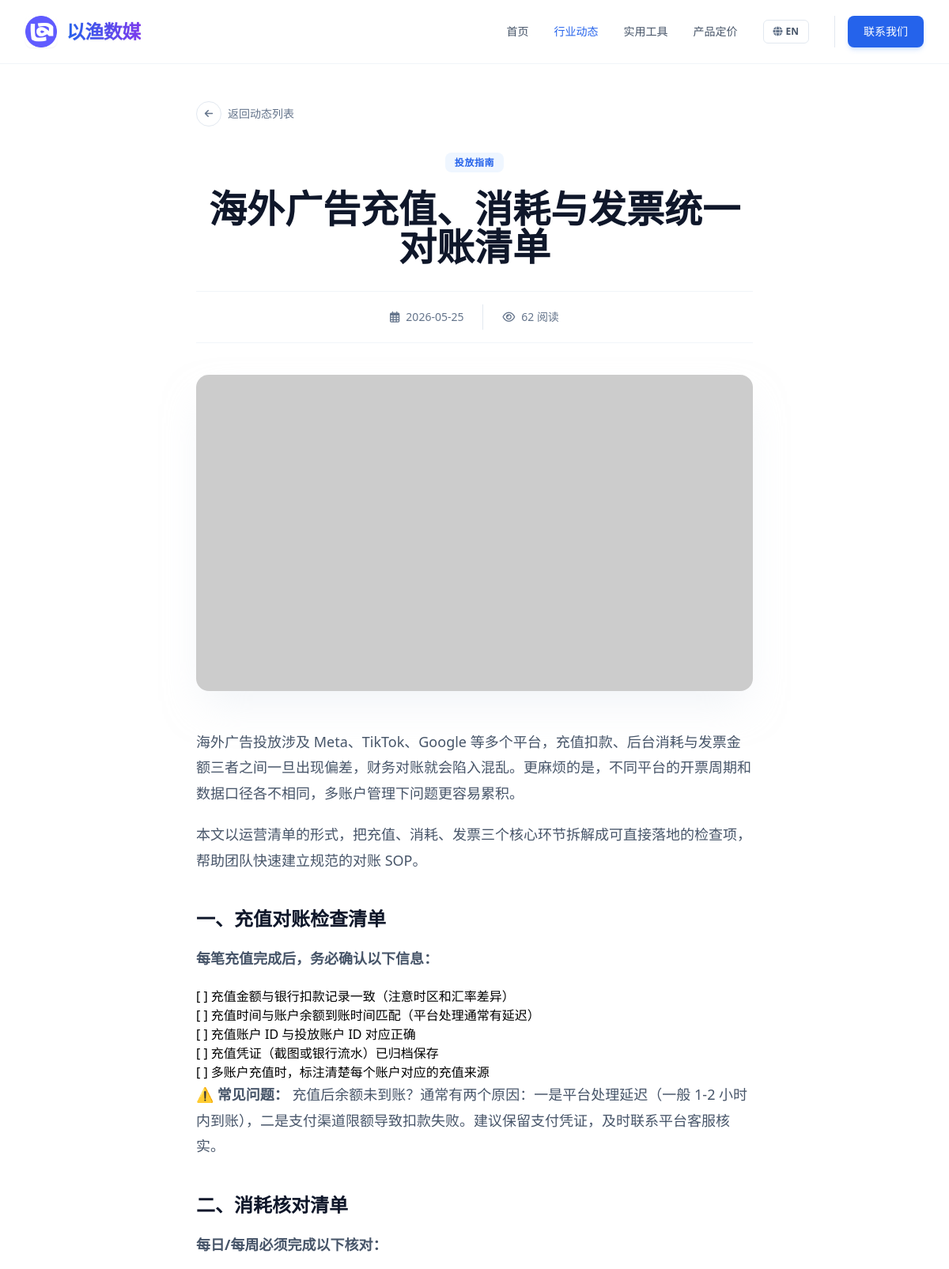
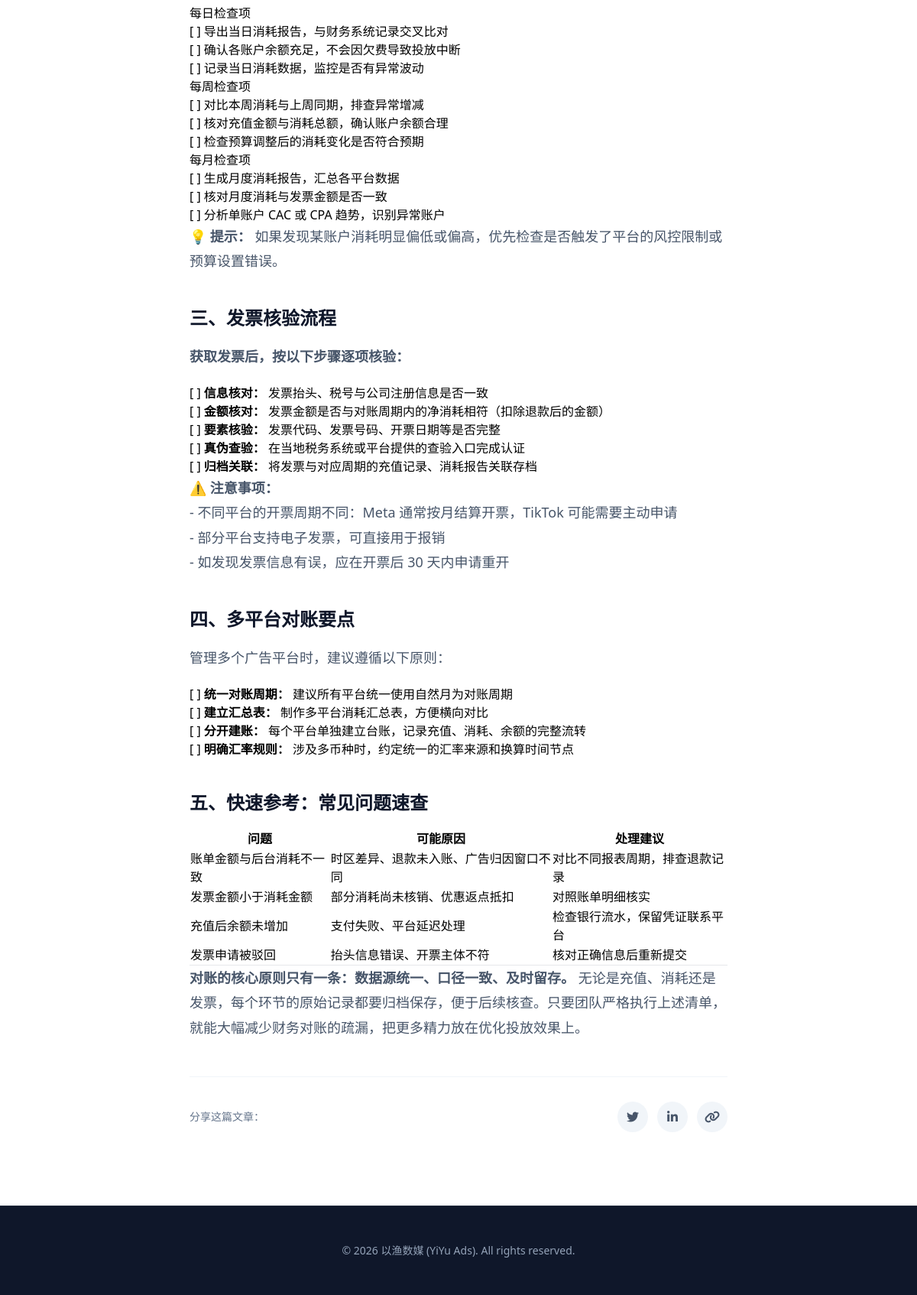
Page /article/95 on the committed database (2 pictures, top to bottom).
### tables this page shows
CREATE TABLE articles (
            id INTEGER PRIMARY KEY AUTOINCREMENT,
            category_id TEXT NOT NULL,
            title TEXT NOT NULL,
            summary TEXT NOT NULL,
            content TEXT NOT NULL,
            date TEXT NOT NULL,
            views INTEGER DEFAULT 0,
            image TEXT NOT NULL
        , seo_keywords TEXT DEFAULT '', seo_score INTEGER DEFAULT 0, title_en TEXT DEFAULT '', summary_en TEXT DEFAULT '', content_en TEXT DEFAULT '', title_vi TEXT DEFAULT "", summary_vi TEXT DEFAULT "", content_vi TEXT DEFAULT "");

### app.py (the view)
@app.route('/article/<int:article_id>')
def article_detail(article_id):
    db = get_db()
    cur = db.cursor()
    cur.execute('SELECT * FROM articles WHERE id = ?', (article_id,))
    article = cur.fetchone()
    if article is None:
        return "Article not found", 404
    return render_template('article_detail.html', article=dict(article))

### app.py (called while the page is built)
def get_db():
    db = getattr(g, '_database', None)
    if db is None:
        db = g._database = sqlite3.connect(DB_PATH)
        db.row_factory = sqlite3.Row
    return db

@app.teardown_appcontext
def close_connection(exception):
    db = getattr(g, '_database', None)
    if db is not None:
        db.close()

@app.after_request
def add_header(response):
    response.headers["Cache-Control"] = "no-cache, no-store, must-revalidate"
    response.headers["Pragma"] = "no-cache"
    response.headers["Expires"] = "0"
    response.headers['Cache-Control'] = 'public, max-age=0'
    return response

### templates/article_detail.html (shortened to what this page needs)
<!DOCTYPE html>
<html lang="zh-CN" x-data="appData()">
<head>
    <script src="https://cdn.tailwindcss.com"></script>
    <link href="https://cdnjs.cloudflare.com/ajax/libs/font-awesome/6.0.0/css/all.min.css" rel="stylesheet">
</head>
<body class="font-sans antialiased bg-white">
    <nav class="fixed w-full z-50 transition-all duration-300 bg-white/90 backdrop-blur-md border-b border-slate-100">
        <div class="max-w-7xl mx-auto px-4 sm:px-6 lg:px-8">
            <div class="flex justify-between h-20 items-center">
                <a href="/" class="flex-shrink-0 flex items-center gap-3 group">
                    <img src="{{ url_for('static', filename='images/logo.png') }}" alt="Logo" class="w-10 h-10 rounded-lg object-cover shadow-sm group-hover:shadow-md transition-shadow duration-300" onerror="this.src='https://ui-avatars.com/api/?name=YY&background=0D8ABC&color=fff'">
                    <span class="font-extrabold text-2xl tracking-tight bg-clip-text text-transparent bg-gradient-to-r from-blue-600 to-violet-600 drop-shadow-sm">以渔数媒</span>
                </a>
                <div class="hidden md:flex space-x-8 items-center">
                    <a href="/" class="text-sm font-medium text-slate-600 hover:text-blue-600 transition-colors" x-text="t[lang].nav.home">首页</a>
                    <a href="/articles" class="text-sm font-medium text-blue-600 transition-colors" x-text="t[lang].nav.articles">行业动态</a>
                                        <a href="/tools" class="text-sm font-medium text-slate-600 hover:text-blue-600 transition-colors" x-text="t[lang].nav.tools">实用工具</a>
<a href="/pricing" class="text-sm font-medium text-slate-600 hover:text-blue-600 transition-colors" x-text="t[lang].nav.pricing">产品定价</a>
                    <button @click="toggleLang()" class="flex items-center space-x-1 px-3 py-1.5 rounded-md border border-slate-200 hover:border-blue-400 hover:bg-slate-50 transition-all">
                        <i class="fas fa-globe text-slate-500 text-xs"></i>
                        <span class="text-xs font-bold text-slate-600" x-text="lang === 'zh' ? 'EN' : '中'"></span>
                    </button>
                    <div class="flex items-center gap-3 pl-4 border-l border-slate-200">
                        <a href="https://t.me/yiyiyiads" target="_blank" class="px-5 py-2.5 rounded-lg bg-blue-600 text-white text-sm font-medium hover:bg-blue-700 transition-all shadow-md shadow-blue-500/20" x-text="t[lang].nav.contact">联系我们</a>
                    </div>
                </div>
            </div>
        </div>
    </nav>
    <main class="pt-32 pb-24">
        <div class="max-w-3xl mx-auto px-4 sm:px-6 lg:px-8 mb-8">
            <a href="/articles" class="inline-flex items-center gap-2 text-sm font-medium text-slate-500 hover:text-blue-600 transition-colors group">
                <div class="w-8 h-8 rounded-full border border-slate-200 flex items-center justify-center group-hover:border-blue-500 group-hover:bg-blue-50 transition-all">
                    <i class="fas fa-arrow-left text-xs group-hover:-translate-x-0.5 transition-transform"></i>
                </div>
                <span x-text="t[lang].back">返回动态列表</span>
            </a>
        </div>
        <article class="max-w-3xl mx-auto px-4 sm:px-6 lg:px-8">
            <header class="mb-10 text-center">
                <div class="mb-6">
                    <span class="px-3 py-1 bg-blue-50 text-blue-600 text-xs font-bold rounded-lg uppercase tracking-wider">
                        <span x-show="lang === 'zh'">
                            {% if article.category_id == 'news' %}官方公告
                            {% elif article.category_id == 'insight' %}行业洞察
                            {% elif article.category_id == 'guide' %}投放指南
                            {% elif article.category_id == 'update' %}产品更新
                            {% else %}资讯{% endif %}
                        </span>
                    </span>
                </div>
                <h1 class="text-3xl md:text-4xl lg:text-5xl font-extrabold text-slate-900 leading-tight mb-8">
                    <span x-show="lang === 'zh'">{{ article.get('title', '') }}</span>
                </h1>
                <div class="flex items-center justify-center gap-6 text-sm text-slate-500 border-t border-b border-slate-100 py-4">
                    <div class="flex items-center gap-2">
                        <i class="far fa-calendar-alt"></i>
                        <span>{{ article.date }}</span>
                    </div>
                    <div class="flex items-center gap-2">
                        <i class="far fa-eye"></i>
                        <span><span id="article-view-count" data-article-id="{{ article.id }}" data-base-views="{{ article.views }}">{{ article.views }}</span> <span x-text="t[lang].reads">阅读</span></span>
                    </div>
                </div>
            </header>
            <div class="rounded-2xl overflow-hidden mb-12 shadow-2xl shadow-slate-200/50">
                <img src="{{ article.image }}" alt="Featured Image" class="w-full h-[400px] object-cover">
            </div>
            <div class="prose max-w-none" x-show="lang === 'zh'">
                {{ article.get('content', '') | markdown | safe }}
            </div>
            <div class="mt-12 pt-8 border-t border-slate-100 flex items-center justify-between">
                <div class="text-sm font-medium text-slate-500" x-text="t[lang].share">分享这篇文章：</div>
                <div class="flex gap-3">
                    <button class="w-10 h-10 rounded-full bg-slate-100 flex items-center justify-center text-slate-600 hover:bg-[#1DA1F2] hover:text-white transition-colors">
                        <i class="fab fa-twitter"></i>
                    </button>
                    <button class="w-10 h-10 rounded-full bg-slate-100 flex items-center justify-center text-slate-600 hover:bg-[#0077B5] hover:text-white transition-colors">
                        <i class="fab fa-linkedin-in"></i>
                    </button>
                    <button class="w-10 h-10 rounded-full bg-slate-100 flex items-center justify-center text-slate-600 hover:bg-[#00B489] hover:text-white transition-colors">
                        <i class="fas fa-link"></i>
                    </button>
                </div>
            </div>
        </article>
    </main>
    <footer class="bg-slate-900 py-12 border-t border-slate-800">
        <div class="max-w-7xl mx-auto px-4 sm:px-6 lg:px-8 text-center">
            <p class="text-slate-400 text-sm">
                &copy; 2026 以渔数媒 (YiYu Ads). All rights reserved.
            </p>
        </div>
    </footer>
</body>
</html>

### templates/article_detail.html (style rules this page uses)
.prose h2 { color: #0f172a; font-weight: 700; font-size: 1.5rem; margin-top: 2.5rem; margin-bottom: 1rem; }
.prose p { color: #475569; line-height: 1.8; margin-bottom: 1.25rem; font-size: 1.125rem; }

### rows in the picture
articles: get "海外广告充值、消耗与发票统一对账清单", date "2026-05-25", views "62", get "海外广告投放涉及 Meta、TikTok、Google 等多个平台，充值扣款、后台消耗与发票金额三者之间一旦出现偏差，财务对账就会陷入混乱。更麻烦的是，不同平台的开票周期和数据口径各不相同，多账户管理下问题更容易累积。 本文以运营清单的形式，把充值、消耗、发票三个核心环节拆解成可直接落地的检查项，帮助团队快速建立规范的对账 SOP。 一、充值对账检查清单 每笔充值完成后，务必确认以下信息： [ ] 充值金额与银行扣款记录一致（注意时区和汇率差异） [ ] 充值时间与账户余额到账时间匹配（平台处理通常有延迟） [ ] 充值账户 ID 与投放账户 ID 对应正确 [ ] 充值凭证（截图或银行流水）已归档保存 [ ] 多账户充值时，标注清楚每个账户对应的充值来源 ⚠️ 常见问题： 充值后余额未到账？通常有两个原因：一是平台处理延迟（一般 1-2 小时内到账），二是支付渠道限额导致扣款失败。建议保留支付凭证，及时联系平台客服核实。 二、消耗核对清单 每日/每周必须完成以下核对： 每日检查项 [ ] 导出当日消耗报告，与财务系统记录交叉比对 [ ] 确认各账户余额充足，不会因欠费导致投放中断 [ ] 记录当日消耗数据，监控是否有异常波动 每周检查项 [ ] 对比本周消耗与上周同期，排查异常增减 [ ] 核对充值金额与消耗总额，确认账户余额合理 [ ] 检查预算调整后的消耗变化是否符合预期 每月检查项 [ ] 生成月度消耗报告，汇总各平台数据 [ ] 核对月度消耗与发票金额是否一致 [ ] 分析单账户 CAC 或 CPA 趋势，识别异常账户 💡 提示：…"
